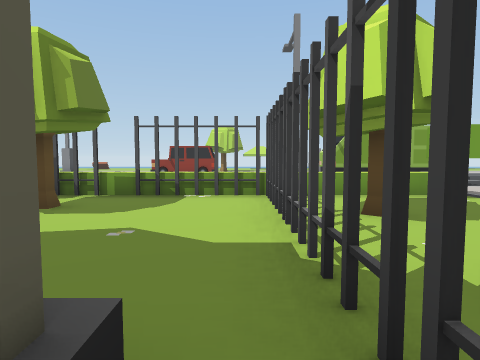
view 1 (above)

24 first-person views from a walk through a scene from a Unity 3-D project. The camera is 1.5 m above the floor, tilts 4° down and sees 75° across. The floor is counted in squares, 2 m on a side. Each view is taken from the middle of a square. On the plan, view 1 faces up. The plan holds only what a view shows up to about 10 squares ahead; the rest is blank. The place goes on beyond the plan. The player is left out.

view 2
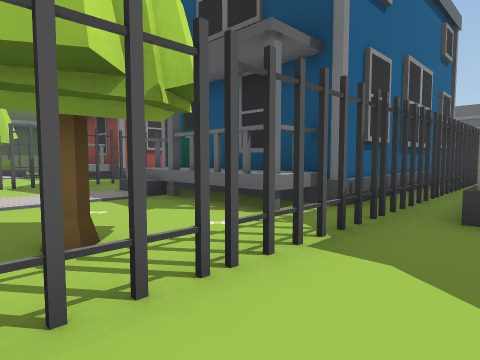

view 3
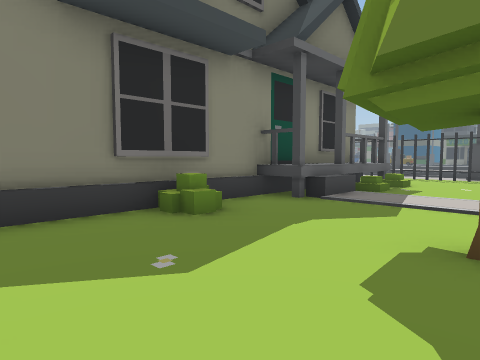

view 4
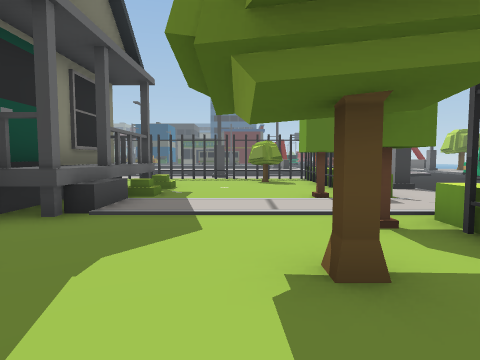

view 5
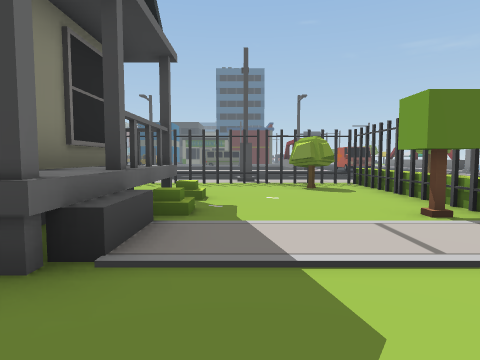

view 6
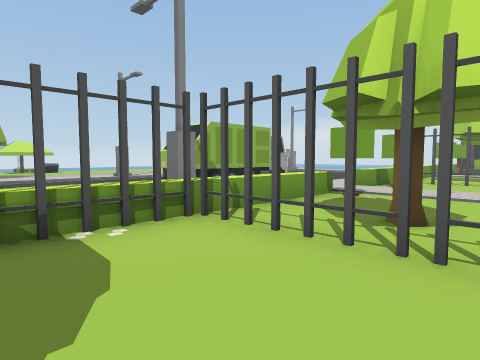

view 7
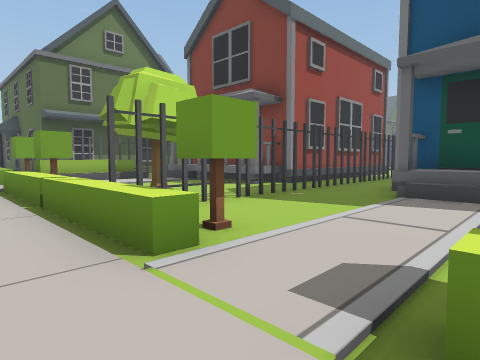

view 8
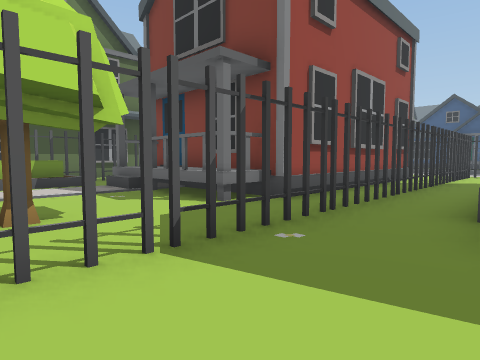

view 9
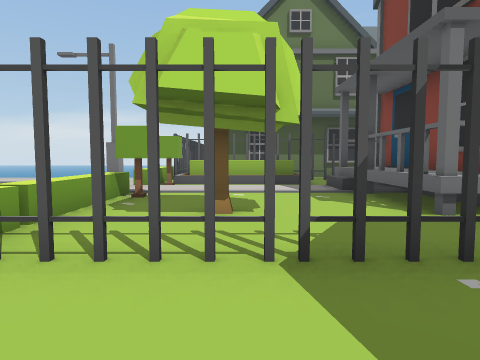

view 10
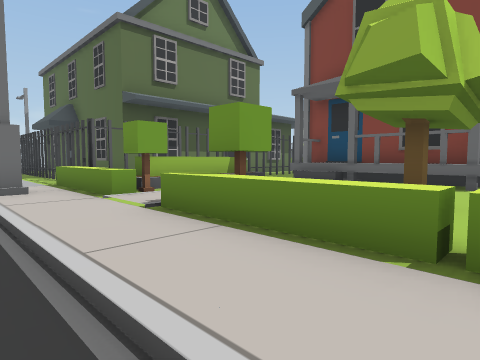

view 11
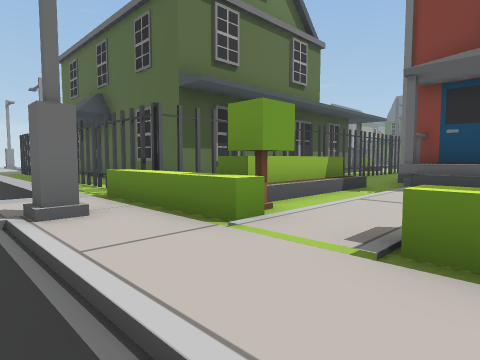

view 12
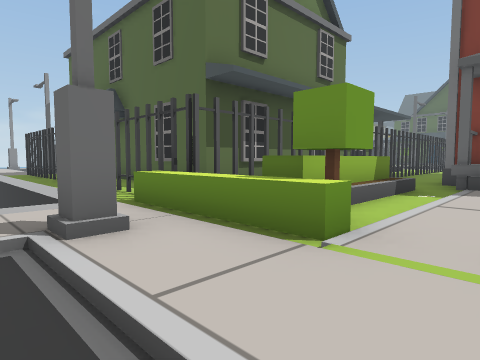

view 13
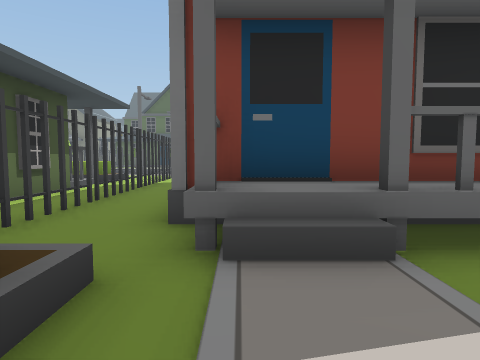

view 14
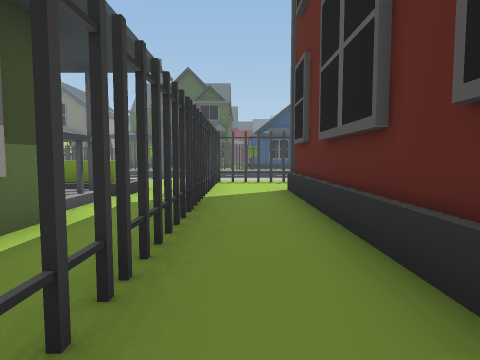

view 15
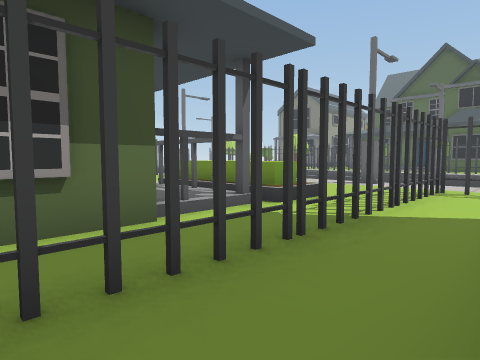

view 16
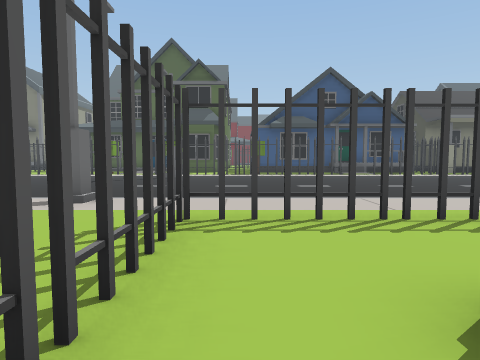

view 17
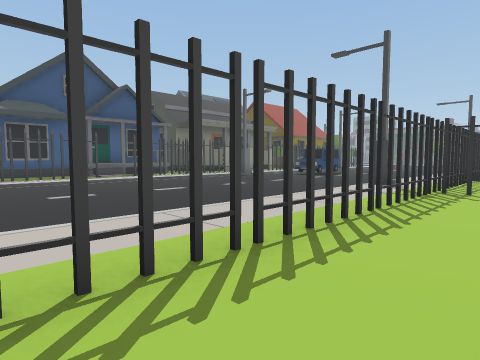

view 18
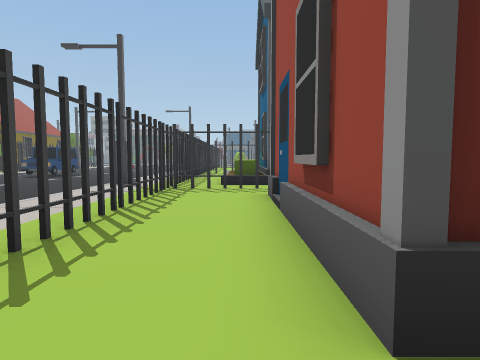

view 19
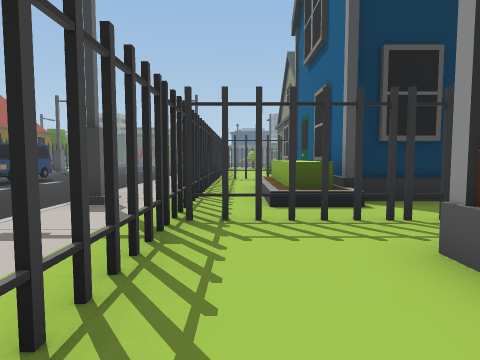

view 20
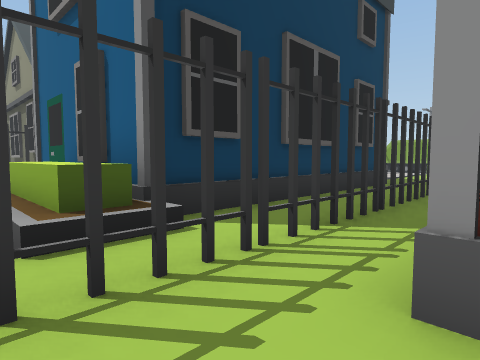

view 21
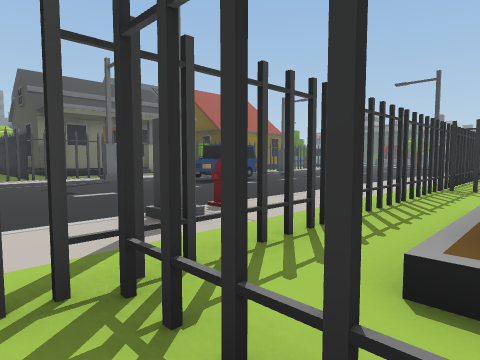

view 22
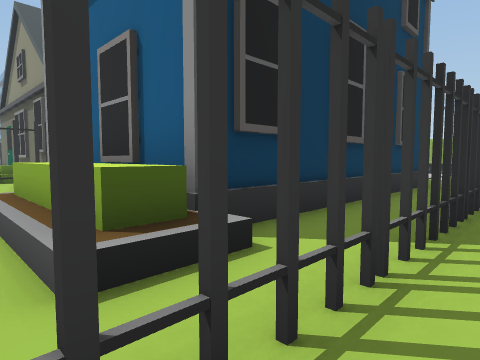

view 23
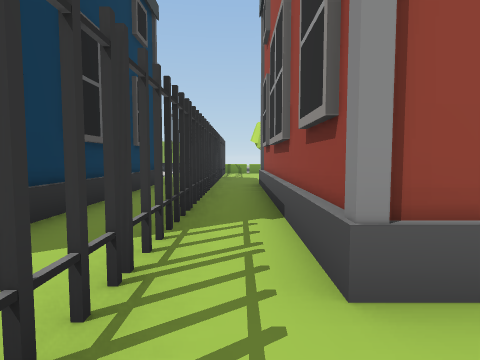

view 24
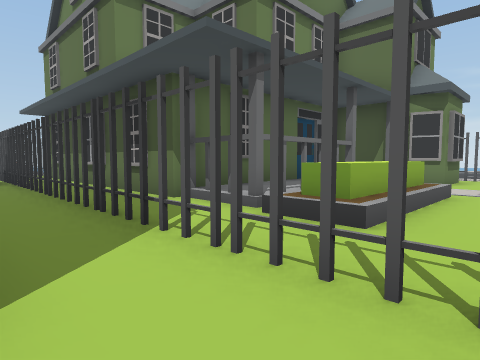

### Floor plan
Key: @ floor where view 1 was taken; # wall or solid block; x gap in a wall; . main floor; : floor 0.25 m higher than the main floor; - floor 0.25 m lower than the main floor; + floor 1 m higher than the main floor; _ floor 3 m lower than the main floor; / step, stairs or slope; = window, fence, low wall or low ledge; ^ raised ledge; F fence; T tree; B bush; H thing the floor can be seen under or through; Y hydrant; O other object.
Columns run from 13 left of view 1 to 21 right of it. Each row starts with its distance up from view 1.
  9                       -------/.
  8     #..       /# ............#./__
  7   .............  ..................
  6   ####T..TF=#=# OT..T OOOT..TO#####
  5 .#T.......T...#......#....../O    .
  4 .#.............T.....x.T..../O  ###
  3 /#............#......O....../O# #
  2 .#..##.^..B...#...=/.#..../// # #
  1  .. x^^^#./...#^##+^.#.#^^+/..#.#
  0  x.     #####@######.#.#####..#.#
 -1              .#    #.#.#   #..#.#
 -2              .#    #.#.#   #..#.#
 -3              .#    #.#.#   #..#.#
 -4               #    #.#.#   #..#.###
 -5               #    #.H.#   #..#.x::
 -6            #  #    #.H.#   #..#.###
 -7           B.  ######/H.#####..x.OOO
 -8             ..#  OOO/H........#....
 -9             ..#......H........#..
-10           #x##.#.#####x#.HH.###...
-11             ......../.........../.
-12             //  ///Y////////////#/
-13               ---------------------
-14               ---------------------
-15                -------------------
-16                 ---------------
-17              OOO -----  -----
-18                O  ----   ----
-19                    ///    ///

Positions as (right, up) in squares from view 1, and headings:
1: (0, 0), facing up
2: (-1, 5), facing down-right
3: (0, 5), facing down-left
4: (-1, 4), facing left
5: (-3, 3), facing left
6: (-2, 3), facing up-right
7: (4, 8), facing down-right
8: (6, 5), facing down-right
9: (6, 4), facing right
10: (9, 9), facing down-right
11: (12, 9), facing down-right
12: (13, 9), facing down-right
13: (14, 4), facing down
14: (16, 0), facing down
15: (15, -2), facing down-right
16: (16, -6), facing down
17: (16, -8), facing down-left
18: (16, -8), facing left
19: (12, -9), facing left
20: (10, -9), facing up-left
21: (9, -8), facing down-left
22: (9, -9), facing up-left
23: (9, -9), facing up
24: (15, -9), facing up-right
